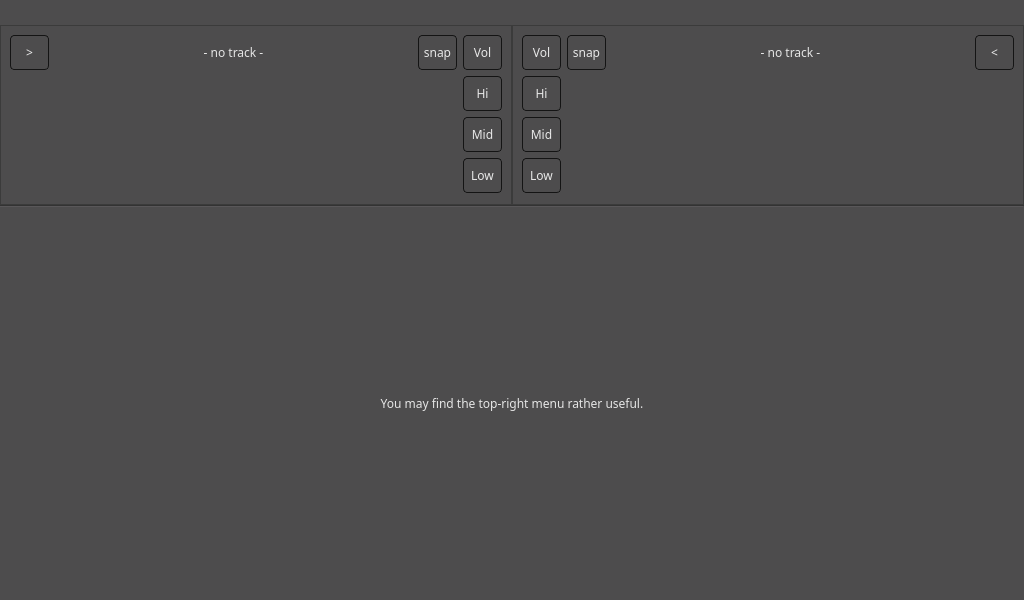
<?xml version="1.0" encoding="UTF-8"?>
<ui version="4.0">
 <class>Ui::DJContext</class>
 <widget class="QWidget" name="Ui::DJContext">
  <property name="geometry">
   <rect>
    <x>0</x>
    <y>0</y>
    <width>1024</width>
    <height>600</height>
   </rect>
  </property>
  <property name="minimumSize">
   <size>
    <width>1024</width>
    <height>600</height>
   </size>
  </property>
  <property name="maximumSize">
   <size>
    <width>1024</width>
    <height>600</height>
   </size>
  </property>
  <property name="windowTitle">
   <string>Form</string>
  </property>
  <property name="styleSheet">
   <string notr="true">* {
    background: #4d4c4d;
    font-family: handelgotdlig;
    font-weight: 200;
}



 QComboBox {
     border: 1px solid #141414;
     border-radius: 4px;
     padding: 1px 18px 1px 3px;
     min-width: 6em;
     color: #e8e8e8;
 }

 QComboBox:editable {
    background: #5b5a5b
 }

 QComboBox:!editable, QComboBox::drop-down:editable {
      background: qlineargradient(x1: 0, y1: 0, x2: 0, y2: 1,
      stop: 0 #3c3c3c, stop: 1 #262627);
 }

 /* QComboBox gets the &quot;on&quot; state when the popup is open */
 QComboBox:!editable:on, QComboBox::drop-down:editable:on {
     background: #5b5a5b
 }

 QComboBox:on { /* shift the text when the popup opens */
     padding-top: 3px;
     padding-left: 4px;
 }

 QComboBox::drop-down {
     subcontrol-origin: padding;
     subcontrol-position: top right;
     width: 15px;

     border-left-width: 1px;
     border-left-color: darkgray;
     border-left-style: solid; /* just a single line */
     border-top-right-radius: 3px; /* same radius as the QComboBox */
     border-bottom-right-radius: 3px;
 }

QComboBox QAbstractItemView {
    border: 1px solid #141414;
    selection-background-color: #5b5a5b;
}

 QSpinBox {
     /*padding-right: 15px; make room for the arrows */
     background-color: qlineargradient(x1: 0, y1: 0, x2: 0, y2: 1,
                                      stop: 0 #3c3c3c, stop: 1 #262627);
    color: #e8e8e8;
     border: none;
     border-radius: 4px;
     /*border-width: 3;*/
}

QSpinBox::up-button {
    border: none;
}

QSpinBox::down-button {
    border: none;
}

QLineEdit {
    border: 1px solid #141414;
    border-radius: 4px;
    color: #e8e8e8;
    background-color: qlineargradient(x1: 0, y1: 0, x2: 0, y2: 1,
                                     stop: 0 #3c3c3c, stop: 1 #262627);
    selection-background-color: #e8e8e8;
    selection-color: #262627
}

QProgressBar {
    border: 1px solid #141414;
    border-radius: 4px;
    text-align: center;
 }


 QProgressBar::chunk {
    background-color: qlineargradient(x1: 0, y1: 0, x2: 0, y2: 1,
                                      stop: 0 #3c3c3c, stop: 1 #262627);
    width: 20px;
 }

QFrame, QLabel, QToolTip {
   color: #e5e5e5;
   /*border: 1px solid #141414;*/
}

QFrame[style=&quot;plain&quot;] {
    border: 100px solid pink;
}

QAbstractButton {
   padding: 3px;
   border: 1px solid #141414;
   border-radius: 4px;
   background-color: qlineargradient(x1: 0, y1: 0, x2: 0, y2: 1,
                                     stop: 0 #3c3c3c, stop: 1 #262627);
    color: #e8e8e8;
}
QAbstractButton::hover {
   background-color: #5b5a5b;
}

QAbstractButton::disabled {
    color: #262627;
}

QAbstractButton::checked {
    background-color: #1c1c1c;
}

 QTabWidget::pane { /* The tab widget frame */
     border-top: 1px solid #141414;
     position: absolute;
     top: -0.5em;
 }

 QTabWidget::tab-bar {
     alignment: center;
 }

 /* Style the tab using the tab sub-control. Note that
     it reads QTabBar _not_ QTabWidget */
 QTabBar::tab {
 background-color: qlineargradient(x1: 0, y1: 0, x2: 0, y2: 1,
                                   stop: 0 #3c3c3c, stop: 1 #262627);

    border: 1px solid #141414;

     /*border: 2px solid #C4C4C3;
     border-bottom-color: #C2C7CB; same as the pane color */
     border-top-left-radius: 4px;
     border-top-right-radius: 4px;
     min-width: 8ex;
     padding: 2px;
     color: #e8e8e8;
 }

 QTabBar::tab:selected, QTabBar::tab:hover {
     background: #5b5a5b;
 }

 QTabBar::tab:selected {
     border-color: #5b5a5b;
     color: #141414;
     /*border-bottom-color: #C2C7CB; same as pane color */
 }

 QSlider::groove:horizontal {
 border: 1px solid #141414;
     height: 8px; /* the groove expands to the size of the slider by default. by giving it a height, it has a fixed size */
     background-color: qlineargradient(x1: 0, y1: 0, x2: 0, y2: 1,
                                       stop: 0 #3c3c3c, stop: 1 #262627);
     margin: 2px 0;
 }

 QSlider::handle:horizontal {
 background-color: qlineargradient(x1: 0, y1: 0, x2: 0, y2: 1,
                                   stop: 0 #3c3c3c, stop: 1 #262627);     border: 1px solid #5c5c5c;
     width: 18px;
     /*margin: -2px 0;  handle is placed by default on the contents rect of the groove. Expand outside the groove */
     border-radius: 3px;
 }

  QScrollBar:vertical {
      border: 0px solid transparent;
      background: transparent;
      width: 4px;
      margin: 0px 0 0px 0;
  }
  QScrollBar::handle:vertical {
      background: #e8e8e8;
      min-height: 20px;
      border: 2px solid #e8e8e8;
      border-radius: 2px;
  }
  QScrollBar::add-line:vertical {
      border: 0px solid transparent;
      background: transparent;
      height: 0px;
      subcontrol-position: bottom;
      subcontrol-origin: margin;
  }

  QScrollBar::sub-line:vertical {
      border: 0px solid transparent;
      background: transparent;
      height: 0px;
      subcontrol-position: top;
      subcontrol-origin: margin;
  }
  QScrollBar::up-arrow:vertical, QScrollBar::down-arrow:vertical {
      border: 0px solid grey;
      width: 0px;
      height: 0px;
      background: white;
  }

  QScrollBar::add-page:vertical, QScrollBar::sub-page:vertical {
      background: none;
  }



  QScrollBar:horizontal {
      border: 0px solid transparent;
      background: transparent;
      height: 4px;
      margin: 0px 0 0px 0;
  }
  QScrollBar::handle:horizontal{
      background: #e8e8e8;
      min-height: 20px;
      border: 2px solid #e8e8e8;
      border-radius: 2px;
  }
  QScrollBar::add-line:horizontal {
      border: 0px solid transparent;
      background: transparent;
      height: 0px;
      subcontrol-position: bottom;
      subcontrol-origin: margin;
  }

  QScrollBar::sub-line:horizontal {
      border: 0px solid transparent;
      background: transparent;
      height: 0px;
      subcontrol-position: top;
      subcontrol-origin: margin;
  }
  QScrollBar::up-arrow:horizontal, QScrollBar::down-arrow:horizontal {
      border: 0px solid grey;
      width: 0px;
      height: 0px;
      background: white;
  }

  QScrollBar::add-page:vertical, QScrollBar::sub-page:vertical {
      background: none;
  }





QSlider::groove:horizontal {
border: 1px solid #bbb;
background: white;
height: 50px;
border-radius: 4px;
}

QSlider::groove:vertical {
border: 1px solid #bbb;
background: white;
width: 50px;
border-radius: 4px;
}

QSlider::sub-page:horizontal {
background: qlineargradient(x1: 0, y1: 0,    x2: 0, y2: 1,
    stop: 0 #444, stop: 1 #bbb);
background: qlineargradient(x1: 0, y1: 0.2, x2: 1, y2: 1,
    stop: 0 #bbb, stop: 1 #555);
border: 1px solid #777;
height: 50px;
border-radius: 4px;
border-top-left-radius: 4px;
border-top-right-radius: 0px;
border-bottom-left-radius: 4px;
border-bottom-right-radius: 0px;
}

QSlider::sub-page:vertical {
background: qlineargradient(x1: 0, y1: 1,    x2: 0, y2: 0,
    stop: 0 #bbb, stop: 1 #444);
background: qlineargradient(x1: 0, y1: 1, x2: 1, y2: 0.2,
    stop: 0 #555, stop: 1 #bbb);
border: 1px solid #777;
width: 50px;
border-top-left-radius: 4px;
border-top-right-radius: 4px;
border-bottom-left-radius: 0px;
border-bottom-right-radius: 0px;
}

QSlider::add-page:horizontal {
background: qlineargradient(x1: 0, y1: 1,    x2: 0, y2: 0,
    stop: 0 #bbb, stop: 1 #444);
background: qlineargradient(x1: 0, y1: 1, x2: 1, y2: 0.2,
    stop: 0 #555, stop: 1 #bbb);
border: 1px solid #777;
height: 50px;
border-top-left-radius: 0px;
border-top-right-radius: 4px;
border-bottom-left-radius: 0px;
border-bottom-right-radius: 4px;
}

QSlider::add-page:vertical {
background: qlineargradient(x1: 0, y1: 1,    x2: 0, y2: 0,
    stop: 0 #bbb, stop: 1 #444);
background: qlineargradient(x1: 1, y1: 1, x2: 0, y2: 0.2,
    stop: 0 #555, stop: 1 #bbb);
border: 1px solid #777;
width: 50px;
border-top-left-radius: 0px;
border-top-right-radius: 0px;
border-bottom-left-radius: 4px;
border-bottom-right-radius: 4px;
}

QSlider::handle:horizontal {
background: qlineargradient(x1:0, y1:0, x2:1, y2:1,
    stop:0 #333, stop:1 #777);
border: 1px solid #777;
width: 53px;
margin-top: -2px;
margin-bottom: -2px;
border-radius: 10px;
margin: 2px;
}

QSlider::handle:vertical {
background: qlineargradient(x1:0, y1:0, x2:1, y2:1,
    stop:0 #333, stop:1 #777);
border: 1px solid #777;
height: 53px;
margin-top: -2px;
margin-bottom: -2px;
border-radius: 10px;
margin: 2px;
}

QSlider::sub-page:horizontal:disabled {
background: #bbb;
border-color: #999;
}

QSlider::sub-page:vertical:disabled {
background: #bbb;
border-color: #999;
}

QSlider::add-page:horizontal:disabled {
background: #eee;
border-color: #999;
}

QSlider::add-page:vertical:disabled {
background: #eee;
border-color: #999;
}

QSlider::handle:horizontal:disabled {
background: #eee;
border: 1px solid #aaa;
border-radius: 4px;
}

QSlider::handle:vertical:disabled {
background: #eee;
border: 1px solid #aaa;
border-radius: 4px;
}</string>
  </property>
  <layout class="QGridLayout" name="gridLayout">
   <property name="margin">
    <number>0</number>
   </property>
   <property name="spacing">
    <number>0</number>
   </property>
   <item row="3" column="0" colspan="2">
    <widget class="QWidget" name="modeContainer" native="true">
     <layout class="QGridLayout" name="gridLayout_4">
      <property name="margin">
       <number>0</number>
      </property>
      <property name="spacing">
       <number>0</number>
      </property>
      <item row="0" column="0">
       <widget class="QLabel" name="label_snarky">
        <property name="text">
         <string>&lt;html&gt;&lt;head/&gt;&lt;body&gt;&lt;p align=&quot;center&quot;&gt;You may find the top-right menu rather useful.&lt;/p&gt;&lt;/body&gt;&lt;/html&gt;</string>
        </property>
       </widget>
      </item>
     </layout>
    </widget>
   </item>
   <item row="1" column="0">
    <widget class="QFrame" name="frame">
     <property name="sizePolicy">
      <sizepolicy hsizetype="Preferred" vsizetype="Fixed">
       <horstretch>0</horstretch>
       <verstretch>0</verstretch>
      </sizepolicy>
     </property>
     <property name="maximumSize">
      <size>
       <width>16777215</width>
       <height>180</height>
      </size>
     </property>
     <property name="frameShape">
      <enum>QFrame::StyledPanel</enum>
     </property>
     <property name="frameShadow">
      <enum>QFrame::Raised</enum>
     </property>
     <layout class="QGridLayout" name="gridLayout_2">
      <item row="2" column="4">
       <widget class="QToolButton" name="toolButton_3">
        <property name="minimumSize">
         <size>
          <width>39</width>
          <height>35</height>
         </size>
        </property>
        <property name="maximumSize">
         <size>
          <width>39</width>
          <height>35</height>
         </size>
        </property>
        <property name="text">
         <string>Mid</string>
        </property>
       </widget>
      </item>
      <item row="3" column="4">
       <widget class="QToolButton" name="toolButton_4">
        <property name="minimumSize">
         <size>
          <width>39</width>
          <height>35</height>
         </size>
        </property>
        <property name="maximumSize">
         <size>
          <width>39</width>
          <height>35</height>
         </size>
        </property>
        <property name="text">
         <string>Low</string>
        </property>
       </widget>
      </item>
      <item row="0" column="4">
       <widget class="QToolButton" name="toolButton_5">
        <property name="minimumSize">
         <size>
          <width>39</width>
          <height>35</height>
         </size>
        </property>
        <property name="maximumSize">
         <size>
          <width>39</width>
          <height>35</height>
         </size>
        </property>
        <property name="text">
         <string>Vol</string>
        </property>
       </widget>
      </item>
      <item row="1" column="4">
       <widget class="QToolButton" name="toolButton_2">
        <property name="minimumSize">
         <size>
          <width>39</width>
          <height>35</height>
         </size>
        </property>
        <property name="maximumSize">
         <size>
          <width>39</width>
          <height>35</height>
         </size>
        </property>
        <property name="text">
         <string>Hi</string>
        </property>
       </widget>
      </item>
      <item row="0" column="3">
       <widget class="QToolButton" name="toolButton_11">
        <property name="minimumSize">
         <size>
          <width>39</width>
          <height>35</height>
         </size>
        </property>
        <property name="maximumSize">
         <size>
          <width>39</width>
          <height>35</height>
         </size>
        </property>
        <property name="text">
         <string>snap</string>
        </property>
       </widget>
      </item>
      <item row="0" column="0">
       <widget class="QToolButton" name="toolButton">
        <property name="minimumSize">
         <size>
          <width>39</width>
          <height>35</height>
         </size>
        </property>
        <property name="maximumSize">
         <size>
          <width>39</width>
          <height>35</height>
         </size>
        </property>
        <property name="text">
         <string>&gt;</string>
        </property>
       </widget>
      </item>
      <item row="1" column="0" rowspan="3" colspan="4">
       <widget class="QWidget" name="widget_2" native="true">
        <property name="styleSheet">
         <string notr="true">     background-color: qlineargradient(x1: 0, y1: 0, x2: 0, y2: 1,
                                      stop: 0 #3c3c3c, stop: 1 #262627);
border-radius: 4px;</string>
        </property>
       </widget>
      </item>
      <item row="0" column="1" colspan="2">
       <widget class="QLabel" name="label">
        <property name="sizePolicy">
         <sizepolicy hsizetype="Preferred" vsizetype="Maximum">
          <horstretch>0</horstretch>
          <verstretch>0</verstretch>
         </sizepolicy>
        </property>
        <property name="text">
         <string>- no track -</string>
        </property>
        <property name="alignment">
         <set>Qt::AlignCenter</set>
        </property>
       </widget>
      </item>
     </layout>
    </widget>
   </item>
   <item row="1" column="1">
    <widget class="QFrame" name="frame_2">
     <property name="sizePolicy">
      <sizepolicy hsizetype="Preferred" vsizetype="Fixed">
       <horstretch>0</horstretch>
       <verstretch>0</verstretch>
      </sizepolicy>
     </property>
     <property name="maximumSize">
      <size>
       <width>16777215</width>
       <height>180</height>
      </size>
     </property>
     <property name="frameShape">
      <enum>QFrame::StyledPanel</enum>
     </property>
     <property name="frameShadow">
      <enum>QFrame::Raised</enum>
     </property>
     <layout class="QGridLayout" name="gridLayout_3">
      <item row="0" column="0">
       <widget class="QToolButton" name="toolButton_6">
        <property name="minimumSize">
         <size>
          <width>39</width>
          <height>35</height>
         </size>
        </property>
        <property name="maximumSize">
         <size>
          <width>39</width>
          <height>35</height>
         </size>
        </property>
        <property name="text">
         <string>Vol</string>
        </property>
       </widget>
      </item>
      <item row="1" column="0">
       <widget class="QToolButton" name="toolButton_8">
        <property name="minimumSize">
         <size>
          <width>39</width>
          <height>35</height>
         </size>
        </property>
        <property name="maximumSize">
         <size>
          <width>39</width>
          <height>35</height>
         </size>
        </property>
        <property name="text">
         <string>Hi</string>
        </property>
       </widget>
      </item>
      <item row="2" column="0">
       <widget class="QToolButton" name="toolButton_9">
        <property name="minimumSize">
         <size>
          <width>39</width>
          <height>35</height>
         </size>
        </property>
        <property name="maximumSize">
         <size>
          <width>39</width>
          <height>35</height>
         </size>
        </property>
        <property name="text">
         <string>Mid</string>
        </property>
       </widget>
      </item>
      <item row="3" column="0">
       <widget class="QToolButton" name="toolButton_10">
        <property name="minimumSize">
         <size>
          <width>39</width>
          <height>35</height>
         </size>
        </property>
        <property name="maximumSize">
         <size>
          <width>39</width>
          <height>35</height>
         </size>
        </property>
        <property name="text">
         <string>Low</string>
        </property>
       </widget>
      </item>
      <item row="0" column="1">
       <widget class="QToolButton" name="toolButton_12">
        <property name="minimumSize">
         <size>
          <width>39</width>
          <height>35</height>
         </size>
        </property>
        <property name="maximumSize">
         <size>
          <width>39</width>
          <height>35</height>
         </size>
        </property>
        <property name="text">
         <string>snap</string>
        </property>
       </widget>
      </item>
      <item row="0" column="4">
       <widget class="QToolButton" name="toolButton_7">
        <property name="minimumSize">
         <size>
          <width>39</width>
          <height>35</height>
         </size>
        </property>
        <property name="maximumSize">
         <size>
          <width>39</width>
          <height>35</height>
         </size>
        </property>
        <property name="text">
         <string>&lt;</string>
        </property>
       </widget>
      </item>
      <item row="1" column="1" rowspan="3" colspan="4">
       <widget class="QWidget" name="widget_3" native="true">
        <property name="styleSheet">
         <string notr="true">     background-color: qlineargradient(x1: 0, y1: 0, x2: 0, y2: 1,
                                      stop: 0 #3c3c3c, stop: 1 #262627);
border-radius: 4px;</string>
        </property>
       </widget>
      </item>
      <item row="0" column="2" colspan="2">
       <widget class="QLabel" name="label_2">
        <property name="sizePolicy">
         <sizepolicy hsizetype="Preferred" vsizetype="Maximum">
          <horstretch>0</horstretch>
          <verstretch>0</verstretch>
         </sizepolicy>
        </property>
        <property name="text">
         <string>- no track -</string>
        </property>
        <property name="alignment">
         <set>Qt::AlignCenter</set>
        </property>
       </widget>
      </item>
     </layout>
    </widget>
   </item>
   <item row="2" column="0" colspan="2">
    <widget class="Line" name="line">
     <property name="orientation">
      <enum>Qt::Horizontal</enum>
     </property>
    </widget>
   </item>
   <item row="0" column="0" colspan="2">
    <widget class="QWidget" name="tmpWidget" native="true">
     <property name="minimumSize">
      <size>
       <width>0</width>
       <height>25</height>
      </size>
     </property>
     <property name="maximumSize">
      <size>
       <width>16777215</width>
       <height>25</height>
      </size>
     </property>
    </widget>
   </item>
  </layout>
 </widget>
 <resources/>
 <connections/>
</ui>
